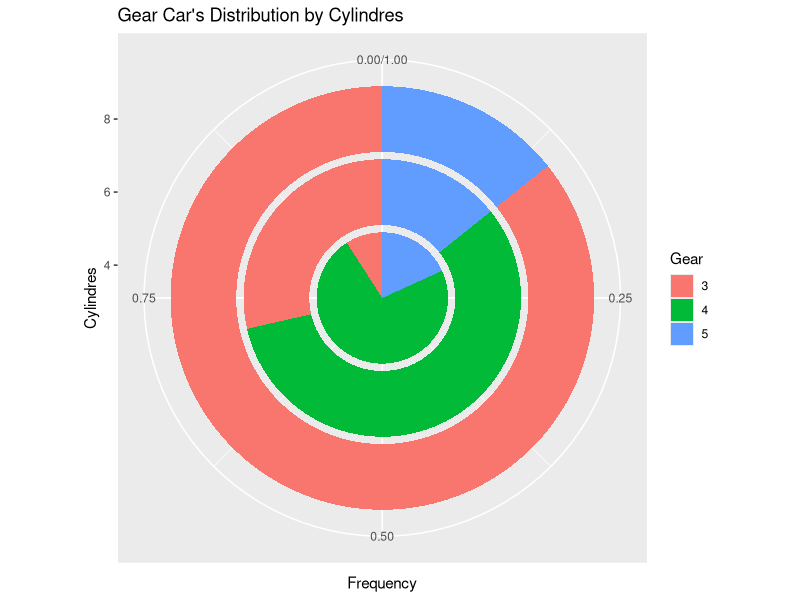

Here is the R script that generated this plot:
## ---- chunk 1
table(mtcars$cyl)

## ---- chunk 2
library(ggplot2)
t<-table(mtcars$cyl, mtcars$gear)
x<-as.data.frame(t)
colnames(x)<-c("Cylindres", "Gear","Frequency")
bp <- ggplot(x, aes(x =Cylindres,y=Frequency, fill = Gear)) +
  geom_bar(width = 0.9,  stat = "identity", position="fill") +labs (title="Gear Car's Distribution by Cylindres")
pie <-bp+coord_polar("y", start=0)
pie
